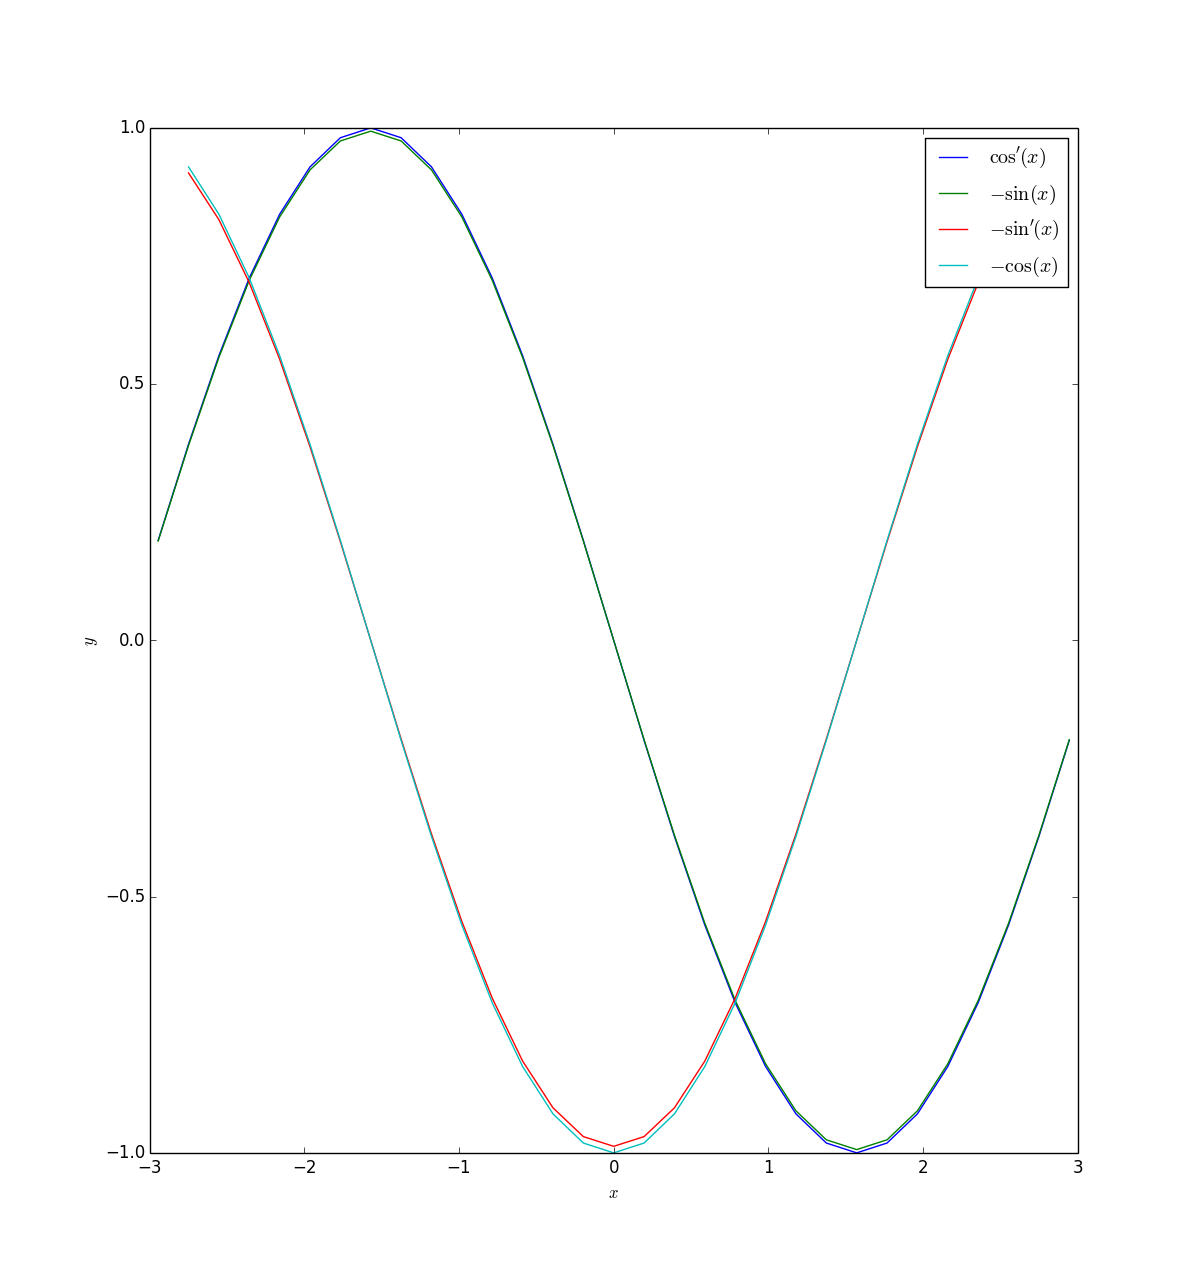

This chart was generated by the following Python code:
#!/usr/bin/env python
# -*- coding: utf-8 -*-

# Carlos Martín Nieto, Tu Tran

import math
import numpy
import matplotlib.pyplot as plot

def cos_1_ableitung(x):
    return -1*math.sin(x);
def cos_2_ableitung(x):
    return -1*math.cos(x);

def diff_quot(fn, xs, ys):
    values = [(ys[i+1]-ys[i-1])/(xs[i+1]-xs[i-1]) for i in range(1, len(xs) -1)]
    control = map(fn, xs[1:-1])
    results = zip(values, control)
    errors = [abs(a - b) for (a, b) in results]
    return (results, errors)

def delta_X(k):
    return 2*math.pi/2**k
    
def k(f, f_ableitung):
    rg = range(10)
    rg.reverse()
    delta_x = map(delta_X,rg)
    #print delta_x
    counter = len(rg)-1 
    
    for i in delta_x:
        #print i
        xs = numpy.arange(0.0,20+i,i)
        ys = map(f, xs)
        (res,abs_fails) = diff_quot(f_ableitung, xs, ys) 
        #print abs_fails
        for j in abs_fails:
            print "fehler = %g" %j
            if j > 0.01:
                print "Fehler = %g , Delta_x = %g" %(j,i)
                return counter
        counter -= 1           
    return counter
print "k = %i" % k(math.cos, cos_1_ableitung)

'''
Ausgabe:
Ab k = 4 mit Delta_x = 0.392699 wird der Fehler bei 0.0180345 groesser sein als 0.01. 
Wenn k >= 5 wird der Fehler kleiner sein als 0.01, deswegen waehlen wir k = 5 fuer delta_x = 0.196349540849
'''
# k = 5
delta_x_k = 2*math.pi/2**5
#Intervall fuer normale Funktion
interval = numpy.arange(-math.pi, math.pi+delta_x_k, delta_x_k)
#Intervall fuer diff_quotient
interval_diff = numpy.arange(-math.pi+delta_x_k, math.pi, delta_x_k)

# 1. Ableitung von cos soll durch diff_quotient angenaehert werden
ys = map(math.cos, interval)
res1, abs_fehler = diff_quot(cos_1_ableitung, interval, ys)

res_a1, res_b1 = zip(*res1)

plot.plot(interval_diff, res_b1)
plot.plot(interval_diff, res_a1)

# 2. Ableitung von cos soll durch diff_quotient angenaehert werden
ys = map(cos_1_ableitung, interval)
res2, abs_fehler2 = diff_quot(cos_2_ableitung, interval, ys)

res_a2, res_b2 = zip(*res2)

plot.plot(interval_diff, res_a2)
plot.plot(interval_diff, res_b2)

plot.legend(("$\cos'(x)$", "$-\sin(x)$", "$-\sin'(x)$", "$-\cos(x)$"))
plot.xlabel("$x$")
plot.ylabel("$y$")

plot.show()
